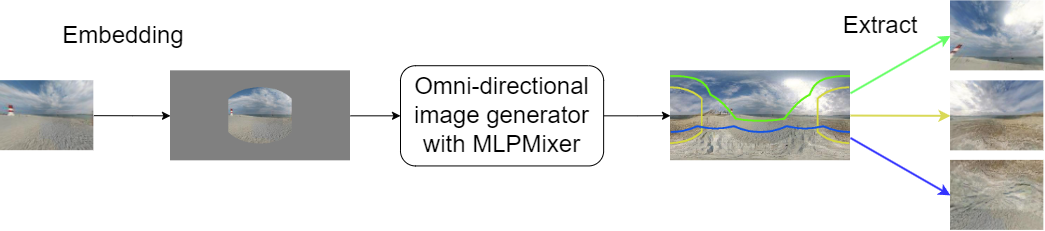
#> input picture GeneratorImage_v3.png, 1045 x 231 px, given as the content of the folder ./generated_img, which was not available
$ python extract_multi_views.py
#> lines starting #> are read from the running program, lines starting #| are printed output that depends on the picture; pictures that were not available may be replaced by others from this repository, and a replacement may not be noted
from PIL import Image
import numpy as np
import math
import matplotlib.pyplot as plt
import os
from tqdm import tqdm
from multiprocessing import Pool

# resize np.array-type image: im: [0..255] or [0..1], sz = (height, width)
# [8 lines left out: function imresize, not called in this run]

# rounding
def rnd(x):
	if type(x) is np.ndarray:
		return (x+0.5).astype(int)
	else:
		return round(x)


def polar(cord):
	if cord.ndim == 1:
		P = np.linalg.norm(cord)
	else:
		P = np.linalg.norm(cord, axis=0)
	phi = np.arcsin(cord[2] / P)
	theta_positive = np.arccos(cord[0] / np.sqrt(cord[0]**2 + cord[1]**2))
	theta_negative = - np.arccos(cord[0] / np.sqrt(cord[0]**2 + cord[1]**2))
	theta = (cord[1] > 0) * theta_negative + (cord[1] <= 0) * theta_positive
	return [theta, phi]

def limit_values(x, r, xcopy=1):
	if xcopy == 1:
		ret = x.copy()
	else:
		ret = x
	ret[ret<r[0]] = r[0]
	ret[ret>r[1]] = r[1]
	return ret

# calculating polar cordinates of image plane in omni-directional image using camera parameters
class CameraPrm:
	# camera_angle, view_angle: [horizontal, vertical]
	# L: distance from camera to image plane
	def __init__(self, camera_angle, image_plane_size=None, view_angle=None, L=None):
		# camera direction (in radians) [horizontal, vertical]
		self.camera_angle = camera_angle

		# view_angle: angle of view in radians [horizontal, vertical]
		# image_plane_size: [image width, image height]
		if view_angle is None:
			self.image_plane_size = image_plane_size
			self.L = L
			self.view_angle = 2.0 * np.arctan(np.array(image_plane_size) / (2.0 * L))
		elif image_plane_size is  None:
			self.view_angle = view_angle
			self.L = L
			self.image_plane_size = 2.0 * L * np.tan(np.array(view_angle) / 2.0)
		else:
			self.image_plane_size = image_plane_size
			self.view_angle = view_angle
			L = (np.array(image_plane_size) / 2.0) / np.tan(np.array(view_angle) / 2.0)
			if rnd(L[0]) != rnd(L[1]):
				print('Warning: image_plane_size and view_angle are not matched.')
				va = 2.0 * np.arctan(np.array(image_plane_size) / (2.0 * L[0]))
				ips = 2.0 * L[0] * np.tan(np.array(view_angle) / 2.0)
				print('image_plane_size should be (' + str(ips[0]) + ', ' + str(ips[1]) +
					  '), or view_angle should be (' +  str(math.degrees(va[0])) + ', ' + str(math.degrees(va[1])) + ').' )
				return
			else:
				self.L = L[0]

		# unit vector of cameara direction
		self.nc = np.array([
				np.cos(camera_angle[1]) * np.cos(camera_angle[0]),
				-np.cos(camera_angle[1]) * np.sin(camera_angle[0]),
				np.sin(camera_angle[1])
			])

		# center of image plane
		self.c0 = self.L * self.nc

		# unit vector (xn, yn) in image plane
		self.xn = np.array([
				-np.sin(camera_angle[0]),
				-np.cos(camera_angle[0]),
				0
			])
		self.yn = np.array([
				-np.sin(camera_angle[1]) * np.cos(camera_angle[0]),
				np.sin(camera_angle[1]) * np.sin(camera_angle[0]),
				np.cos(camera_angle[1])
			])

		# meshgrid in image plane
		[c1, r1] = np.meshgrid(np.arange(0, rnd(self.image_plane_size[0])), np.arange(0, rnd(self.image_plane_size[1])))
		# 2d-cordinates in image [xp, yp]
		img_cord1 = c1 - (self.image_plane_size[0] / 2.0 -0.5)
		img_cord2 = -r1 + (self.image_plane_size[1] / 2.0 -0.5)

		# 3d-cordinatess in image plane [px, py, pz]
		self.p = self.get_3Dcordinate(img_cord1,img_cord2)

		# polar cordinates in image plane [theta, phi]
		self.polar_omni_cord = polar(self.p)

	def get_3Dcordinate(self, xp, yp):
		if type(xp) is np.ndarray: # xp, yp: array
			return xp * self.xn.reshape((3,1,1)) + yp * self.yn.reshape((3,1,1)) + np.ones(xp.shape) * self.c0.reshape((3,1,1))
		else: # xp, yp: scalars
			return xp * self.xn + yp * self.yn + self.c0

# omni-drectional image
class OmniImage:
	def __init__(self, omni_image):
		if type(omni_image) is str:
			self.omni_image = plt.imread(omni_image)
		else:
			self.omni_image = omni_image
		#self.c2i=self.c2_int
		#self.r2i=self.r2_int

	def extract(self, camera_prm):
		# 2d-cordinates in omni-directional image [c2, r2]
		c2 = (camera_prm.polar_omni_cord[0] / (2.0 * np.pi) + 1.0 / 2.0) * self.omni_image.shape[1] - 0.5
		r2 = (-camera_prm.polar_omni_cord[1] / np.pi + 1.0/2.0) * self.omni_image.shape[0] - 0.5
		global c2_int
		global r2_int
		c2_int = limit_values(rnd(c2), (0, self.omni_image.shape[1]-1), 0)
		r2_int = limit_values(rnd(r2), (0, self.omni_image.shape[0]-1), 0)
		#self.omni_cord = [c2, r2]
		return self.omni_image[r2_int, c2_int]

# embedding extracted image in omni-directional image
class Embedding:
	# omni_size: [omni_image width, omni_image height]
	# [63 lines left out: functions __init__, embed, not called in this run]

def extract_views(folder_name,output_folder,class_name,file,phi,theta,model_name=None):
	basename = os.path.splitext(file)[0]
	directory = f"{folder_name}/{class_name}/"

	if folder_name.startswith("../"):
		folder_name = folder_name[3:]
	if model_name is None:
		save_folder_name = os.path.split(folder_name)
		if save_folder_name[-1] == "":
			save_folder_name = os.path.split(save_folder_name[0])
		model_name = save_folder_name[-1]
	output_path = os.path.join(output_folder,model_name,f"phi{phi}",class_name)
	save_filename = os.path.join(output_path,f"extract_{basename}_theta{theta}.jpg")
	if os.path.exists(save_filename):
		return

	img = Image.open(directory + file)
	im = np.asarray(img)
	imc = OmniImage(im)

	phi_cs = math.radians(phi)
	theta_cs = math.radians(theta)

	# [theta_a, phi_a] = (math.radians(120), math.radians(90))
	# 訂正 400x300
	[theta_a, phi_a] = (2 * math.atan(2), 2 * math.atan(1.5))

	# 400x300
	cps = CameraPrm(camera_angle=(theta_cs, phi_cs), view_angle=(theta_a, phi_a), L=100)

	imps = imc.extract(cps)
	tmp_img = Image.fromarray(imps)

	if not os.path.exists(output_path):
		os.makedirs(output_path,exist_ok=True)

	tmp_img.save(save_filename)

def _extract_views(x):
	extract_views(*x)


def generate_multi_views(folder_name,output_folder,model_name=None):
#> called with folder_name = './generated_img/GeneratorImage_v3.png', output_folder = './extracted_phi'
	phis = [-90,-45,0,45,90]
	thetas = [0,36,72,108,144,180,216,252,288,324]
	class_name_array = ["arena", "balcony", "beach", "boat_deck", "bridge", "cemetery", "coast", "desert", "field",
						"forest",
						"highway", "jetty", "lawn", "mountain", "park", "parking_lot", "patio", "plaza_courtyard",
						"ruin", "sports_field",
						"street", "swimming_pool", "train_station_or_track", "wharf"]
	queues = []
	for class_name in class_name_array:
		directory = f"{folder_name}/{class_name}/"
		files = os.listdir(directory)
		for file in files:
			for phi in phis:
				for theta in thetas:

					queues.append([folder_name,output_folder,class_name,file,phi,theta,model_name])
	with Pool(5) as p:
		imap = p.imap(_extract_views,queues)
		list(tqdm(imap,total=len(queues)))
#> in extract_views, img is the input picture: PIL image 1045x231 RGBA; mean R, G, B, A 224.3, 225.3, 224.6, 255
#> in extract, `r2_int = limit_values(rnd(r2), (0, self.omni_image.shape[0]-1), 0)`:
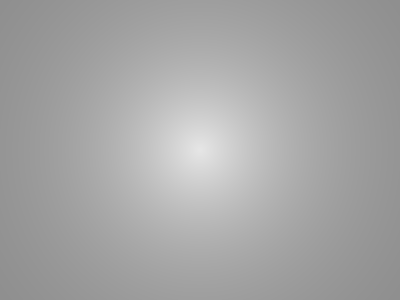
#> r2: shape (300, 400) float64; min 143, max 230, mean 165.6
#> in extract (call 11), `r2_int = limit_values(rnd(r2), (0, self.omni_image.shape[0]-1), 0)`:
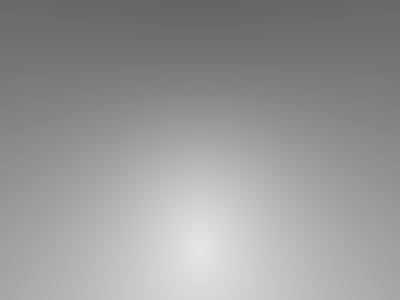
#> r2: shape (300, 400) float64; min 100.6, max 230.2, mean 152.5
#> in extract (call 14), `c2_int = limit_values(rnd(c2), (0, self.omni_image.shape[1]-1), 0)`:
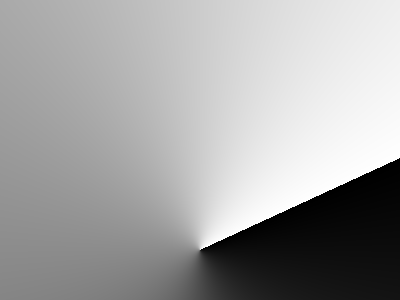
#> c2: shape (300, 400) float64; min -0.495, max 1044.5, mean 668.4; drawn with min black and max white
#> in extract (call 14), `return self.omni_image[r2_int, c2_int]`:
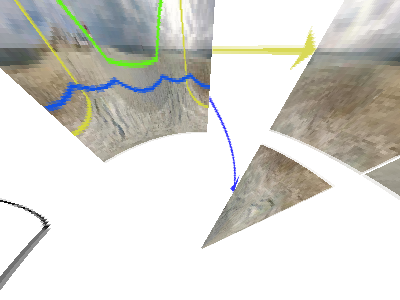
#> returned value: shape (300, 400, 4); mean of channels 0, 1, 2, 3 215, 214.5, 209.1, 255; drawn as R, G, B
#> in extract (call 15), `c2_int = limit_values(rnd(c2), (0, self.omni_image.shape[1]-1), 0)`:
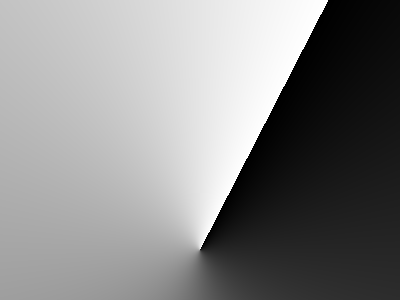
#> c2: shape (300, 400) float64; min -0.494, max 1044.5, mean 557.3; drawn with min black and max white
#> in extract (call 15), `return self.omni_image[r2_int, c2_int]`:
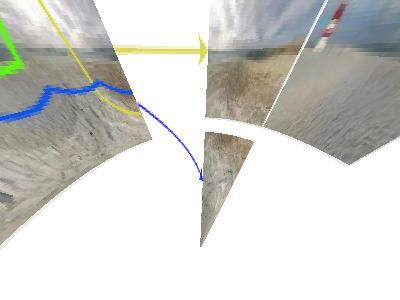
#> returned value: shape (300, 400, 4); mean of channels 0, 1, 2, 3 210.2, 210.6, 206.9, 255; drawn as R, G, B
#> in extract (call 16), `c2_int = limit_values(rnd(c2), (0, self.omni_image.shape[1]-1), 0)`:
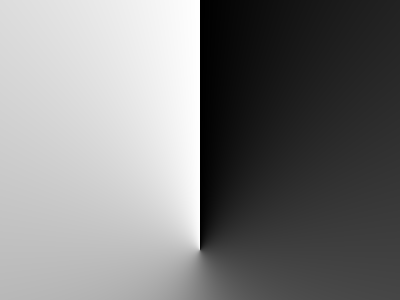
#> c2: shape (300, 400) float64; min -0.0286, max 1044, mean 522; drawn with min black and max white

if __name__ == '__main__':
	folder = "./generated_img"
	output = "./extracted_phi"
	folder_name_array = [os.path.join(folder,i) for i in os.listdir(folder)]
	for folder_name in folder_name_array:
#> (the run stopped early here; a loop or call above may not have finished)
